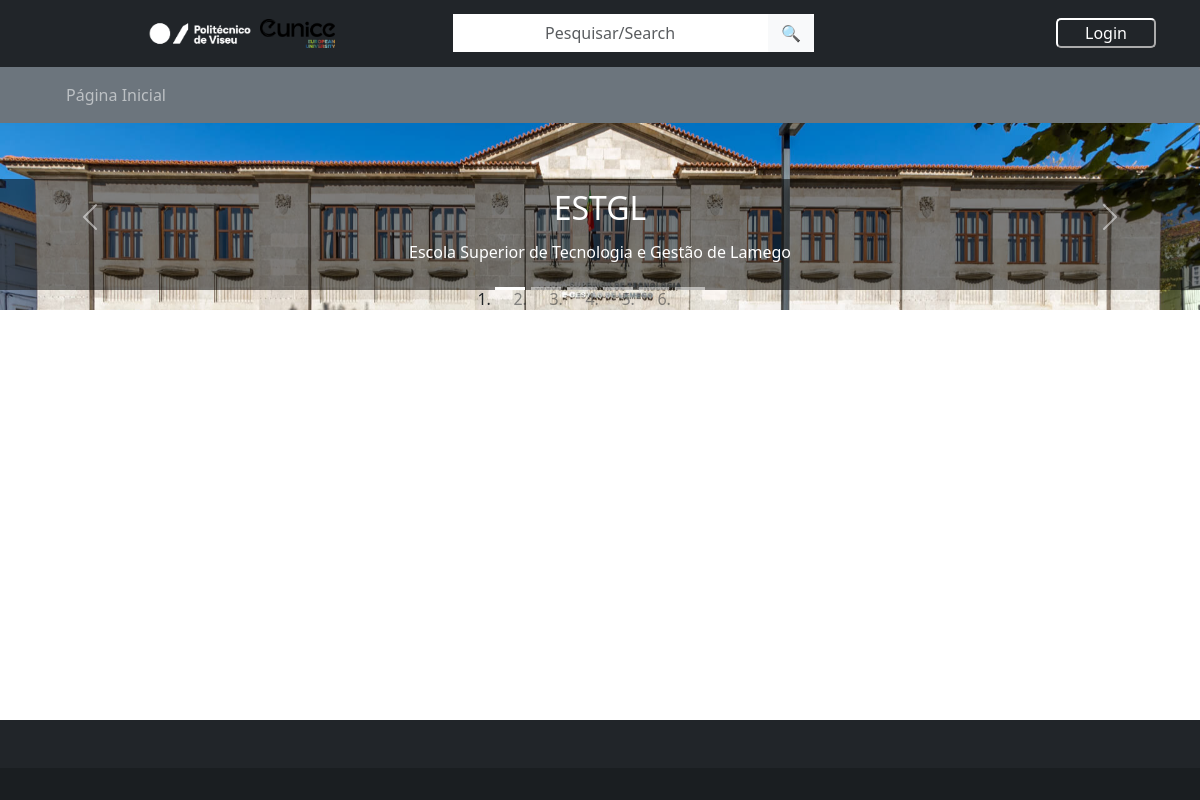
Before: / with the older database file.
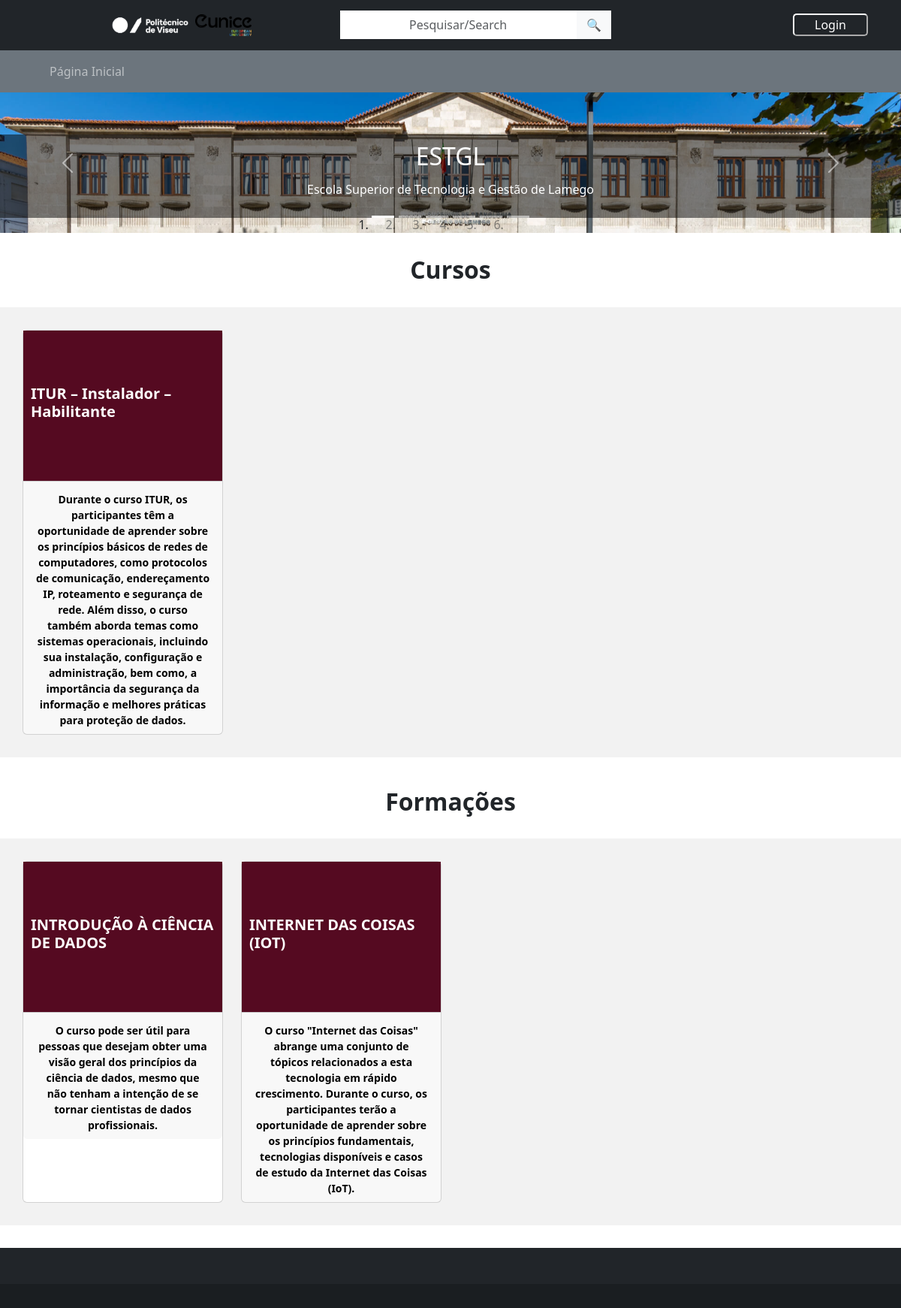
After: the same page with the newer database file.
### stakeholders/models.py (models this page shows, shortened)
class Atividade(models.Model):
    AREAS_ATIVIDADE = (
        ('Saúde', 'Saúde'),
        ('Tecnologia', 'Tecnologia'),
        ('Agricultura', 'Agricultura'),
        ('Educação', 'Educação'),
    	  ('Matemática', 'Matemática'),
	      ('Outras', 'Outras'),
    )
    nome = models.TextField()
    descricao = models.TextField()
    image = models.ImageField(upload_to='stakeholders/img/Atividades', blank=True)
    data_inicio = models.DateField()
    data_fim = models.DateField()
    area = models.CharField(max_length=20, choices=AREAS_ATIVIDADE,default='Tecnologia')
    local = models.TextField(blank=True)
    objetivos = models.TextField(blank=True)
    custos = models.TextField(blank=True)
    publico_alvo = models.TextField(blank=True)
    contacto = models.TextField(blank=True)
    email = models.TextField(blank=True)
    unidade_organica = models.ForeignKey(UnidadeOrganica, on_delete=models.CASCADE)

class AtividadeFormativa(Atividade):
    TIPOS_ATIVIDADE = (
        ('C', 'Curso'),
        ('F', 'Formacao'),
    )
    data_limite_inscricao = models.DateField()
    responsavel = models.TextField()
    tipodeatividade = models.CharField(max_length=2, choices=TIPOS_ATIVIDADE,default='C')
    certificacao = models.TextField(blank=True)
    programa = models.TextField(blank=True)
    duracao = models.TextField(blank=True)
    vagas = models.TextField(blank=True)
    edicao = models.TextField(blank=True)
    requisitos = models.TextField(blank=True)
    horario = models.TextField(blank=True)
    fases = models.TextField(blank=True)
    regime = models.TextField(blank=True)

class Atividade(models.Model):
    AREAS_ATIVIDADE = (
        ('Saúde', 'Saúde'),
        ('Tecnologia', 'Tecnologia'),
        ('Agricultura', 'Agricultura'),
        ('Educação', 'Educação'),
    	  ('Matemática', 'Matemática'),
	      ('Outras', 'Outras'),
    )
    nome = models.TextField()
    descricao = models.TextField()
    image = models.ImageField(upload_to='stakeholders/img/Atividades', blank=True)
    data_inicio = models.DateField()
    data_fim = models.DateField()
    area = models.CharField(max_length=20, choices=AREAS_ATIVIDADE,default='Tecnologia')
    local = models.TextField(blank=True)
    objetivos = models.TextField(blank=True)
    custos = models.TextField(blank=True)
    publico_alvo = models.TextField(blank=True)
    contacto = models.TextField(blank=True)
    email = models.TextField(blank=True)
    unidade_organica = models.ForeignKey(UnidadeOrganica, on_delete=models.CASCADE)

### stakeholders/views.py (the view)
# urls.py: path("", views.home, name="home"),
def home(request):
    login_failed = request.GET.get('login_failed', False)
    register_failed = request.GET.get('register_failed', False)
    servicos = Servico.objects.all()
    cursos = AtividadeFormativa.objects.filter(tipodeatividade='C')
    formacoes = AtividadeFormativa.objects.filter(tipodeatividade='F')
    congressos = EventoCientifico.objects.filter(tipodeevento='CO')
    concursos = EventoCientifico.objects.filter(tipodeevento='CN')
    palestras = EventoCientifico.objects.filter(tipodeevento='PA')
    seminarios = EventoCientifico.objects.filter(tipodeevento='SE')
    context = {
        'login_failed': login_failed,
        'register_failed': register_failed,
        'cursos': cursos,
        'formacoes': formacoes,
        'congressos': congressos,
        'concursos' : concursos,
        'palestras' : palestras,
        'seminarios' : seminarios,
        'servicos' : servicos,
    }
    return render(request, 'stakeholders/home.html', context)

### stakeholders/models.py (called while the page is built)
    def __str__(self):
        return self.nome

### stakeholders/templates/stakeholders/home.html (shortened to what this page needs)
{% extends "stakeholders/index.html" %}
{% block content %}
{% load static %}
<link rel="stylesheet" type="text/css" href="{% static 'stakeholders/css/style.css' %}">
<div class="carousel-container">
  <div id="carouselExampleIndicators" class="carousel slide" data-ride="carousel">
    <ol class="carousel-indicators">
      <li data-bs-target="#carouselExampleIndicators" data-bs-slide-to="0" class="active"></li>
      <li data-bs-target="#carouselExampleIndicators" data-bs-slide-to="1"></li>
      <li data-bs-target="#carouselExampleIndicators" data-bs-slide-to="2"></li>
      <li data-bs-target="#carouselExampleIndicators" data-bs-slide-to="3"></li>
      <li data-bs-target="#carouselExampleIndicators" data-bs-slide-to="4"></li>
      <li data-bs-target="#carouselExampleIndicators" data-bs-slide-to="5"></li>
    </ol>
    <div class="carousel-inner">
      <div class="carousel-item active" data-school="Escola Superior de Tecnologia e Gestão de Lamego">
        <img src="{% static 'stakeholders/img/ESTGLCUT.jpg' %}" class="d-block w-100" alt="Slide 1">
        <div class="carousel-caption">
          <h2>ESTGL</h2>
          <p class="nome-escolas">Escola Superior de Tecnologia e Gestão de Lamego</p>
        </div>
      </div>
    </div>
    <button class="carousel-control-prev" type="button" data-bs-target="#carouselExampleIndicators" data-bs-slide="prev">
      <span class="carousel-control-prev-icon" aria-hidden="true"></span>
    </button>
    <button class="carousel-control-next" type="button" data-bs-target="#carouselExampleIndicators" data-bs-slide="next">
      <span class="carousel-control-next-icon" aria-hidden="true"></span>
    </button>
  </div>
</div>
<div class="black-bar cursostitulo"></div>
{% if cursos %}
<h2 class="cursos cursostitulo" id="cursos">Cursos</h2>
<div class="black-bar cursostitulo"></div>
<div class="container-cards cursoscontainer">
  <div class="row row-cols-1 row-cols-md-4 g-4">
    {% for curso in cursos %}
        <div class="col" data-escola="{{ curso.unidade_organica }}">
          <a href="#" data-bs-toggle="modal" data-bs-target="#myModalCursos{{ curso.id }}" class="card-link">
            <div class="card h-100">
              <div class="card-body" style="background-color: #550A21;">
                <h5 class="card-title" style="color: white;">{{ curso.nome }}</h5>
              </div>
              <div class="card-footer">
                <small class="text-muted">
                  <p class="card-text" style="color: black;">{{ curso.descricao }}</p>
                </small>
              </div>
            </div>
          </a>
        </div>
    {% endfor %}
  </div>
</div>
{% endif %}
<div class="black-bar cursostitulo"></div>
<div class="black-bar formacoestitulo"></div>
{% if formacoes %}
<h2 class="cursos formacoestitulo" id="cursos">Formações</h2>
<div class="black-bar formacoestitulo"></div>
<div class="container-cards formacoescontainer">
  <div class="row row-cols-1 row-cols-md-4 g-4">
    {% for formacao in formacoes %}
      <div class="col" data-escola="{{ formacao.unidade_organica }}">
        <a href="#" data-bs-toggle="modal" data-bs-target="#myModalFormacao{{ formacao.id }}" class="card-link">
          <div class="card h-100">
            <div class="card-body" style="background-color: #550A21;">
              <h5 class="card-title" style="color: white;">{{ formacao.nome }}</h5>
            </div>
            <div class="card-footer">
              <small class="text-muted">
                <p class="card-text" style="color: black;">{{ formacao.descricao }}</p>
              </small>
            </div>
          </div>
        </a>
      </div>
    {% endfor %}
  </div>
</div>
{% endif %}
<div class="black-bar formacoestitulo"></div>
{% endblock %}

### stakeholders/templates/stakeholders/index.html (shortened to what this page needs)
{% load static %}
<!DOCTYPE html>
<html lang="en">
  <head>
    <link href="https://cdn.jsdelivr.net/npm/bootstrap@5.3.0-alpha1/dist/css/bootstrap.min.css" rel="stylesheet">
    <link rel="stylesheet" type="text/css" href="{% static 'stakeholders/css/style.css' %}">
  </head>
  <body>
  <nav class="navbar navbar-expand-lg navbar-dark bg-dark" aria-label="Navbar1">
    <div class="container-nav">
      <a class="navbar-brand" href="#">
    <div class="logo-container">
      <img src="{% static 'stakeholders/img/logoIPV.png' %}" class="img-fluid logo-ipv" alt="">
      <img src="{% static 'stakeholders/img/logo-eunice.png' %}" class="img-fluid logo-eunice" alt="">
    </div>
  </a>
  <div class="collapse navbar-collapse first" id="expand">
    <form id="searchbox" class="search-form ml-auto" role="search">
      <div class="input-group">
        <input id="search-input" class="form-control text-center" type="text" placeholder="Pesquisar/Search" aria-label="Search" aria-describedby="search-icon">
        <button class="btn btn-light" type="button" id="search-icon">&#128269;</button>
      </div>
    </form>
    <div class="Username-btn">
      {% if user.is_authenticated %}
      <div class="navbar-text">Bem-Vindo! {{ user.username }}</div>
      <form id="logout-form" action="{% url 'logout' %}" method="post">
        {% csrf_token %}
        <button type="submit" class="btn-entrar">Logout</button>
      </form>
      {% else %}
      <button type="button" class="btn-entrar" data-bs-toggle="modal" data-bs-target="#ModalFormLogin">Login</button>
      {% endif %}
    </div>
  </div>
  </div>
  </nav>
  <nav class="navbar navbar-expand-lg navbar-dark bg-secondary" aria-label="Navbar2">
    <div class="container">
      <div class="collapse navbar-collapse" id="navbarNavAltMarkup">
        <div class="navbar-nav">
          <a class="nav-link" href="/" id="homebutton" role="button"  aria-expanded="false">Página Inicial</a>
        </div>
      </div>
    </div>
  </nav>
  <div class="body-content">
    {% block content %}
    {% endblock %}
  </div>
  </body>
  <footer class="bg-dark text-center text-white fixed-bottom">
  <div class="container p-4 pb-0">
  </div>
  <div class="text-center p-3" style="background-color: rgba(0, 0, 0, 0.2);">
  </div>
</footer>
</html>

### stakeholders/static/stakeholders/css/style.css (style rules this page uses)
.container-nav { display: flex; flex-wrap: inherit; align-items: center; width: 100%; justify-content: space-between; padding-left: 10%; padding-right: 2%; }
.collapse.navbar-collapse.first { justify-content: space-between; }
.logo-container { display: flex; align-items: center; }
.logo-ipv { margin-left: 20px; max-width: 120px; height: auto; }
.logo-eunice { max-width: 75px; height: auto; }
.search-form { display: flex; flex-direction: row; justify-content: left; background-color: white; border: none; padding: 0; width: 50%; }
.search-form .input-group { flex-wrap: nowrap; align-items: center; }
.search-form #search-input { border: none; background-color: white; box-shadow: none; }
.navbar.navbar-dark.bg-dark .navbar-brand { display: flex; flex-direction: row; align-items: center; align-content: center; width: 30%; }
.navbar.navbar-expand-lg.navbar-dark.bg-dark .container-nav .collapse.navbar-collapse.first .Username-btn { display: flex; flex-direction: row; align-items: center; align-content: center; }
.btn-entrar { width: 100px; height: 30px; margin-right: 20px; margin-left: 20px; background-color: inherit; border-color: #fff; border-radius: 5px; padding: 0.5em 0; color: #fff; line-height: 0; }
.carousel-caption { background-color: rgba(0, 0, 0, 0.5); width: 100%; padding: 10px; position: absolute; bottom: 20px; left: 0; }
.carousel-item { width: 100%; height: 100%; }
.carousel-item img { padding-top: 0; object-fit: cover; width: 100%; height: 100%; }
.carousel-indicators { justify-content: center; margin-bottom: 10px; }
.container-cards { background-color: #f2f2f2; width: 100%; padding: 30px; }
.card { transition: transform 0.2s; }
.card-body { display: flex; max-height: 200px; min-height: 200px; padding: 10px; align-items: center; justify-content: center; }
.card-title { font-weight: bold; }
.card-text { font-weight: bold; }
.card-link { text-decoration: none; }
.black-bar { padding-bottom: 10px; background-color: white; width: 100%; }
#cursos { padding: 10px; margin: 10px; text-align: center; font-weight: bold; }
.form-control { background-color: #fff; color: black; padding-left: 10px; border: 0; border-radius: 10px; }
p { text-align: center; padding-top: 5px; color: inherit; }
footer { position: absolute; bottom: 0; width: 100%; z-index: 1000; }
body { padding-bottom: 100px; }

Changed rows visible on the page:
added AtividadeFormativa: nome "ITUR – Instalador – Habilitante", descricao "Durante o curso ITUR, os participantes têm a oportunidade de aprender sobre os princípios básicos de redes de computadores, como protocolos de comunicação, endereçamento IP, roteamento e segurança de rede. Além disso, o curso também aborda temas como sistemas operacionais, incluindo sua instalação, configuração e administração, bem como, a importância da segurança da informação e melhores práticas para proteção de dados.", shown under "Cursos"
added AtividadeFormativa: nome "INTRODUÇÃO À CIÊNCIA DE DADOS", descricao "O curso pode ser útil para pessoas que desejam obter uma visão geral dos princípios da ciência de dados, mesmo que não tenham a intenção de se tornar cientistas de dados profissionais.", shown under "Formações"
added AtividadeFormativa: nome "INTERNET DAS COISAS (IOT)", descricao "O curso \"Internet das Coisas\" abrange uma conjunto de tópicos relacionados a esta tecnologia em rápido crescimento. Durante o curso, os participantes terão a oportunidade de aprender sobre os princípios fundamentais, tecnologias disponíveis e casos de estudo da Internet das Coisas (IoT).", shown under "Formações"
Other visible differences:
text now shown: "Cursos Formações"
